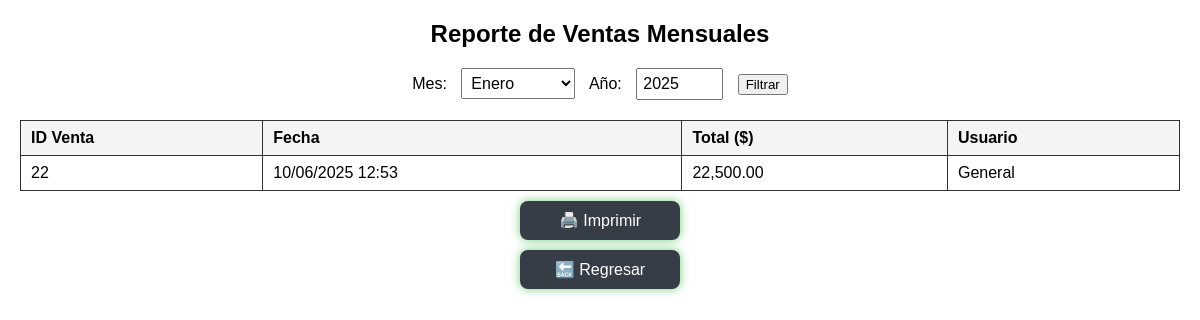
The page /reporte/reporte_ventas_mensuales.php on the database its author committed.
### tables this page shows
CREATE TABLE `ventas` (
  `id` int(11) NOT NULL,
  `usuario_id` int(11) NOT NULL,
  `fecha` datetime NOT NULL,
  `total` decimal(10,2) NOT NULL,
  `pago` decimal(10,2) DEFAULT 0.00
);

CREATE TABLE `usuarios` (
  `id` int(11) NOT NULL,
  `nombre_completo` varchar(100) NOT NULL,
  `usuario` varchar(50) NOT NULL,
  `contrasena` varchar(255) NOT NULL,
  `rol` varchar(20) DEFAULT NULL
);

### reporte/reporte_ventas_mensuales.php (the view, shortened to what this page needs)
<?php
include '../includes/conexion.php';
$meses = [
    1 => 'Enero', 2 => 'Febrero', 3 => 'Marzo', 4 => 'Abril',
    5 => 'Mayo', 6 => 'Junio', 7 => 'Julio', 8 => 'Agosto',
    9 => 'Septiembre', 10 => 'Octubre', 11 => 'Noviembre', 12 => 'Diciembre'
];
$mesSeleccionado = date('n');
$anioSeleccionado = date('Y');
$sql = "SELECT v.id, v.fecha, v.total, u.nombre_completo AS usuario
        FROM ventas v
        INNER JOIN usuarios u ON v.usuario_id = u.id
        WHERE MONTH(v.fecha) = ? AND YEAR(v.fecha) = ?
        ORDER BY v.fecha ASC";
$stmt = $conexion->prepare($sql);
$stmt->bind_param('ii', $mesSeleccionado, $anioSeleccionado);
$stmt->execute();
$resultado = $stmt->get_result();
?>
<!DOCTYPE html>
<html lang="es">
<head>
</head>
<body>
<h2>Reporte de Ventas Mensuales</h2>
<form method="POST" action="">
    <label for="mes">Mes:</label>
    <select name="mes" id="mes" required>
        <?php foreach ($meses as $num => $nombre): ?>
            <option value="<?= $num ?>" <?= ($num === $mesSeleccionado) ? 'selected' : '' ?>>
                <?= $nombre ?>
            </option>
        <?php endforeach; ?>
    </select>
    <label for="anio">Año:</label>
    <input type="number" id="anio" name="anio" min="2000" max="<?= date('Y') ?>" value="<?= $anioSeleccionado ?>" required />
    <button type="submit" class="btn-imprimir">Filtrar</button>
</form>
<table>
    <thead>
        <tr>
            <th>ID Venta</th>
            <th>Fecha</th>
            <th>Total ($)</th>
            <th>Usuario</th>
        </tr>
    </thead>
    <tbody>
        <?php if ($resultado->num_rows > 0): ?>
            <?php while ($venta = $resultado->fetch_assoc()): ?>
                <tr>
                    <td><?= htmlspecialchars($venta['id']) ?></td>
                    <td><?= date('d/m/Y H:i', strtotime($venta['fecha'])) ?></td>
                    <td><?= number_format($venta['total'], 2) ?></td>
                    <td><?= htmlspecialchars($venta['usuario']) ?></td>
                </tr>
            <?php endwhile; ?>
        <?php else: ?>
            <tr>
                <td colspan="4" style="text-align:center;">No se encontraron ventas para este mes.</td>
            </tr>
        <?php endif; ?>
    </tbody>
</table>
<button class="btn" onclick="window.print()">🖨️ Imprimir</button>
<a href="reportes.php" class="btn">🔙 Regresar</a>
</body>
</html>

### reporte/reporte_ventas_mensuales.php (style rules this page uses)
body { font-family: Arial, sans-serif; margin: 20px; }
h2 { text-align: center; }
form { text-align: center; margin-bottom: 20px; }
select, input[type="number"] { padding: 5px; font-size: 16px; margin: 0 10px; }
table { width: 100%; border-collapse: collapse; margin-top: 10px; }
th, td { border: 1px solid #333; padding: 8px 10px; text-align: left; }
th { background-color: #f4f4f4; }
.btn { display: block; width: 160px; margin: 10px auto; padding: 10px 0; background-color:rgb(55, 61, 71); color: white; border: none; border-radius: 8px; font-size: 16px; cursor: pointer; text-align: center; text-decoration: none; box-shadow: 0 0 10px rgba(23, 177, 30, 0.6); }

### rows shown on the page
ventas: id "22", fecha "10/06/2025 12:53", total "22,500.00", usuario.nombre_completo "General"

### other values the page prints
form field mes "Enero"
